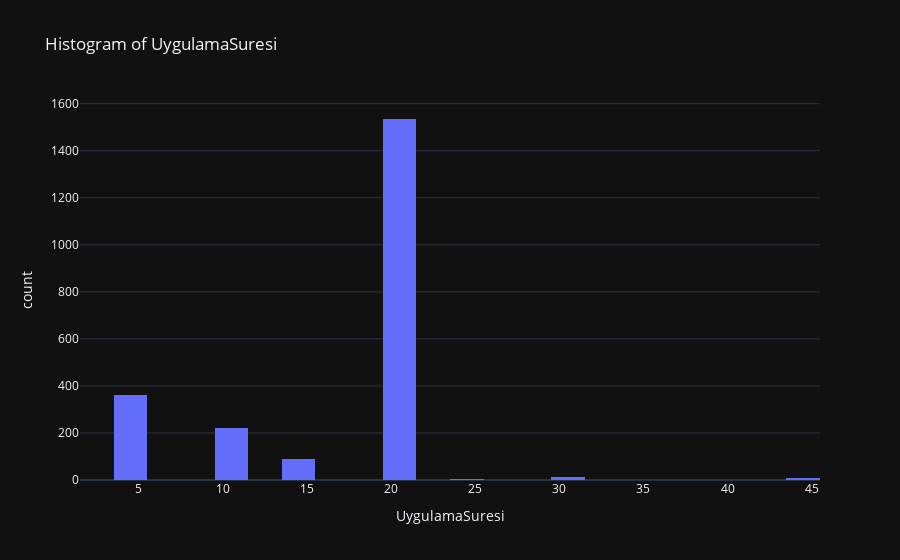
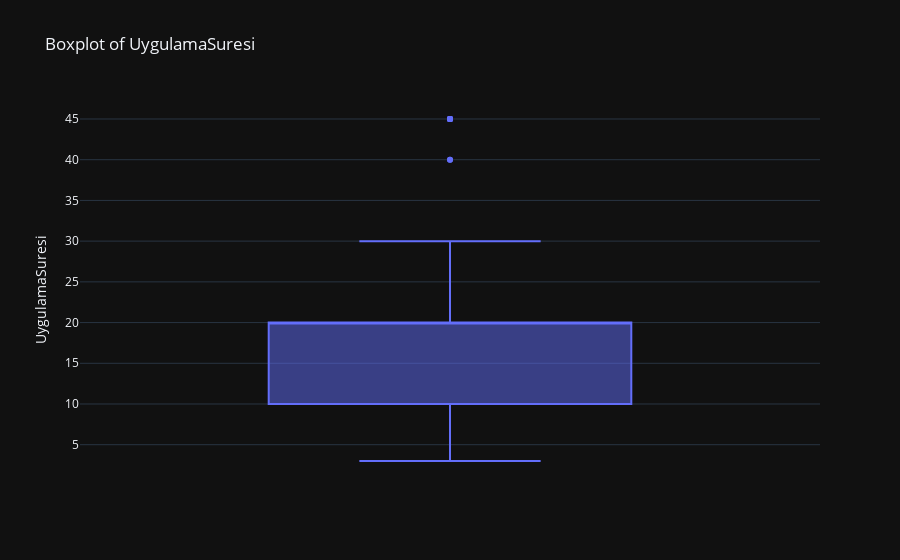
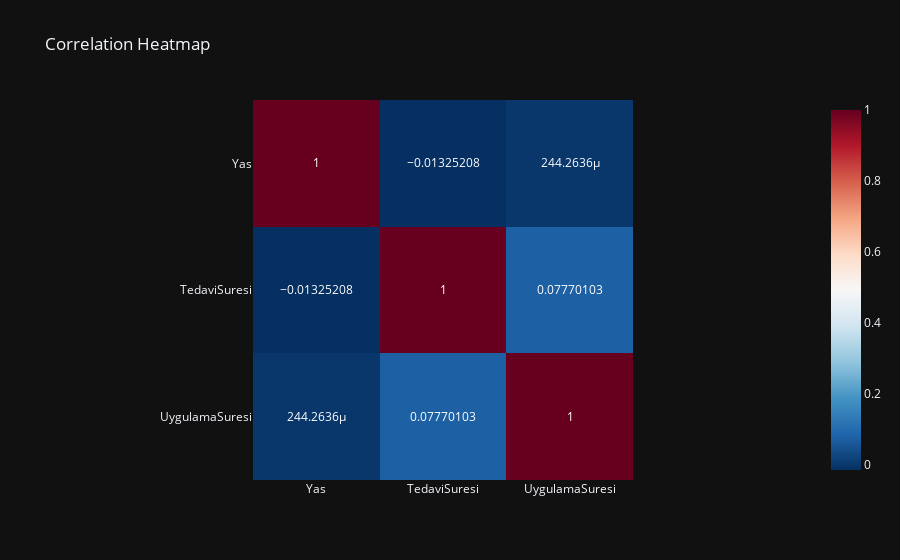

The notebook cell these images were saved under, in order:
### Code cell
# Numerical Variable Summary
def numerical_variables_summary(dataframe, col_name, plot=False, corr=False):
    # Define quantiles
    quantiles = [0.05, 0.25, 0.50, 0.75, 0.95, 0.99]
    display(Markdown(f"## Numerical Variables Describe\n---"))
    display(dataframe.describe(percentiles=quantiles).T)

    display(Markdown(f"## Numerical Variables\n---"))
    numeric_cols = [col for col in df.columns if df[col].dtype in ["int64", "float64"]]
    print(numeric_cols)
    display(Markdown(f"## {col_name} Describe\n---"))
    display(dataframe[col_name].describe(quantiles).to_frame().T)
    display(Markdown(f"\n### {col_name} ###"))

    if plot:
        # Histogram
        fig_hist = px.histogram(dataframe, x=col_name, nbins=30, title=f"Histogram of {col_name}")
        fig_hist.show()

        # Boxplot
        fig_box = px.box(dataframe, y=col_name, title=f"Boxplot of {col_name}")
        fig_box.show()

    if corr:
        corr_matrix = dataframe.corr(numeric_only=True)
        display(Markdown("\nCorrelations:"))
        display(corr_matrix)
        # Heatmap
        fig_corr = px.imshow(
            corr_matrix,
            text_auto=True,
            color_continuous_scale="RdBu_r",
            title=f"Correlation Heatmap "
        )
        fig_corr.show()
# Usage
numerical_variables_summary(df, "UygulamaSuresi", plot=True, corr=True)

### Figure 1 — Plotly figure (JSON) as saved in the notebook; plotly's stock layout.template omitted (floating-point values rounded to 4 significant figures; data arrays with more than 128 entries replaced by an {"elided": "..."} marker saying what was removed)
{"data": [{"bingroup": "x", "hovertemplate": "UygulamaSuresi=%{x}<br>count=%{y}<extra></extra>", "legendgroup": "", "marker": {"color": "#636efa", "pattern": {"shape": ""}}, "name": "", "nbinsx": 30, "orientation": "v", "showlegend": false, "x": {"elided": "2235 int values"}, "xaxis": "x", "yaxis": "y", "type": "histogram"}], "layout": {"xaxis": {"anchor": "y", "domain": [0.0, 1.0], "title": {"text": "UygulamaSuresi"}}, "yaxis": {"anchor": "x", "domain": [0.0, 1.0], "title": {"text": "count"}}, "legend": {"tracegroupgap": 0}, "title": {"text": "Histogram of UygulamaSuresi"}, "barmode": "relative"}}

### Figure 2 — Plotly figure (JSON) as saved in the notebook; plotly's stock layout.template omitted (floating-point values rounded to 4 significant figures; data arrays with more than 128 entries replaced by an {"elided": "..."} marker saying what was removed)
{"data": [{"alignmentgroup": "True", "hovertemplate": "UygulamaSuresi=%{y}<extra></extra>", "legendgroup": "", "marker": {"color": "#636efa"}, "name": "", "notched": false, "offsetgroup": "", "orientation": "v", "showlegend": false, "x0": " ", "xaxis": "x", "y": {"elided": "2235 int values"}, "y0": " ", "yaxis": "y", "type": "box"}], "layout": {"xaxis": {"anchor": "y", "domain": [0.0, 1.0]}, "yaxis": {"anchor": "x", "domain": [0.0, 1.0], "title": {"text": "UygulamaSuresi"}}, "legend": {"tracegroupgap": 0}, "title": {"text": "Boxplot of UygulamaSuresi"}, "boxmode": "group"}}

### Figure 3 — Plotly figure (JSON) as saved in the notebook; plotly's stock layout.template omitted (floating-point values rounded to 4 significant figures)
{"data": [{"coloraxis": "coloraxis", "name": "0", "texttemplate": "%{z}", "x": ["Yas", "TedaviSuresi", "UygulamaSuresi"], "y": ["Yas", "TedaviSuresi", "UygulamaSuresi"], "z": [[1.0, -0.01325, 0.0002443], [-0.01325, 1.0, 0.0777], [0.0002443, 0.0777, 1.0]], "type": "heatmap", "xaxis": "x", "yaxis": "y", "hovertemplate": "x: %{x}<br>y: %{y}<br>color: %{z}<extra></extra>"}], "layout": {"xaxis": {"anchor": "y", "domain": [0.0, 1.0], "scaleanchor": "y", "constrain": "domain"}, "yaxis": {"anchor": "x", "domain": [0.0, 1.0], "autorange": "reversed", "constrain": "domain"}, "coloraxis": {"colorscale": [[0.0, "rgb(5,48,97)"], [0.1, "rgb(33,102,172)"], [0.2, "rgb(67,147,195)"], [0.3, "rgb(146,197,222)"], [0.4, "rgb(209,229,240)"], [0.5, "rgb(247,247,247)"], [0.6, "rgb(253,219,199)"], [0.7, "rgb(244,165,130)"], [0.8, "rgb(214,96,77)"], [0.9, "rgb(178,24,43)"], [1.0, "rgb(103,0,31)"]]}, "title": {"text": "Correlation Heatmap "}}}
